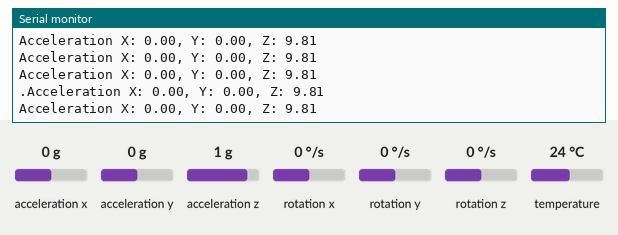
Bench run of a sketch on a simulated ESP32. On the bench: the last lines printed to the serial monitor. Inputs (shaded band) come from the test bench; at power-on: acceleration x 0 g, acceleration y 0 g, acceleration z 1 g, rotation x 0 °/s, rotation y 0 °/s, rotation z 0 °/s, temperature 24 °C. WiFi joins after 1.5 s; servers stay silent unless stated.

Above: at 1.2 s.
1.3 s: acceleration x set to -1.4 g
At 1.34 s:
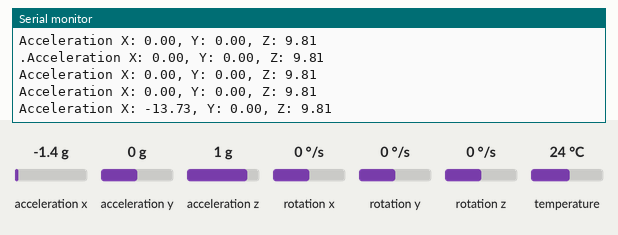
3.0 s: acceleration y set to -1.4 g
At 3.08 s:
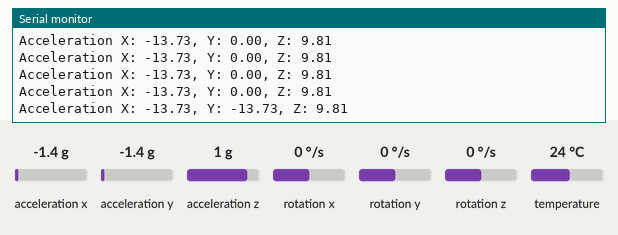
4.5 s: acceleration z set to -1.4 g
At 4.52 s:
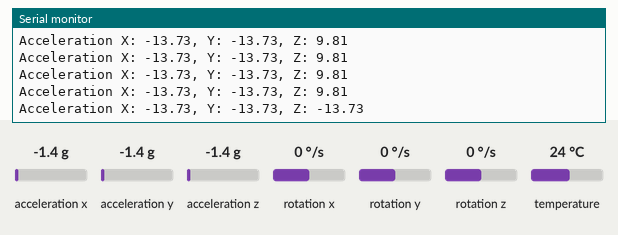

Measured:
- after the input at 1.3 s, the serial monitor: prints a new line at once (image 1)
- after the input at 3.0 s, the serial monitor: prints a new line after 0.08 s (image 2)
- after the input at 4.5 s, the serial monitor: prints a new line at once (image 3)

The sketch:

multitask.ino
```cpp
#include <Arduino.h>
#include <WiFi.h>
#include <Adafruit_MPU6050.h>
#include <Adafruit_Sensor.h>
// #include <FreeRTOS.h>

// MPU6050 Sensor Setup
#define MPU_SDA 21
#define MPU_SCL 22
Adafruit_MPU6050 mpu;

// WiFi Credentials
const char *ssid = "SLT-4G_163BEA";
const char *password = "751FCEED";

// Function prototypes
void TaskSensorRead(void *pvParameters);
void TaskWifiManage(void *pvParameters);

void setup()
{
    Serial.begin(115200);

    // Initialize MPU6050
    if (!mpu.begin(MPU6050_I2CADDR_DEFAULT, &Wire))
    {
        Serial.println("Sensor init failed");
        while (1)
            yield();
    }
    Serial.println("MPU6050 Found!");

    // Create FreeRTOS tasks
    xTaskCreate(
        TaskSensorRead, /* Task function */
        "SensorRead",   /* Name of the task */
        2048,           /* Stack size of task */
        NULL,           /* parameter of the task */
        1,              /* priority of the task */
        NULL);          /* Task handle to keep track of created task */

    xTaskCreate(
        TaskWifiManage, /* Task function */
        "WifiManage",   /* Name of the task */
        2048,           /* Stack size of task */
        NULL,           /* parameter of the task */
        1,              /* priority of the task */
        NULL);          /* Task handle to keep track of created task */
}

void loop()
{
    // In a multitasking environment, the loop can remain empty.
}

// Task for reading sensor data
void TaskSensorRead(void *pvParameters)
{
    (void)pvParameters;
    for (;;)
    {
        /* Sensor reading and processing logic */
        sensors_event_t a, g, temp;
        mpu.getEvent(&a, &g, &temp);
        Serial.print("Acceleration X: ");
        Serial.print(a.acceleration.x);
        Serial.print(", Y: ");
        Serial.print(a.acceleration.y);
        Serial.print(", Z: ");
        Serial.println(a.acceleration.z);

        // Delay for a period of time (e.g., 100 ms)
        vTaskDelay(100 / portTICK_PERIOD_MS);
    }
}

// Task for managing WiFi connectivity
void TaskWifiManage(void *pvParameters)
{
    (void)pvParameters;
    for (;;)
    {
        if (WiFi.status() != WL_CONNECTED)
        {
            Serial.println("Connecting to WiFi...");
            WiFi.begin(ssid, password);

            while (WiFi.status() != WL_CONNECTED)
            {
                vTaskDelay(500 / portTICK_PERIOD_MS);
                Serial.print(".");
            }
            Serial.println("WiFi connected");
        }
        vTaskDelay(10000 / portTICK_PERIOD_MS); // Check every 10 seconds
    }
}
```
